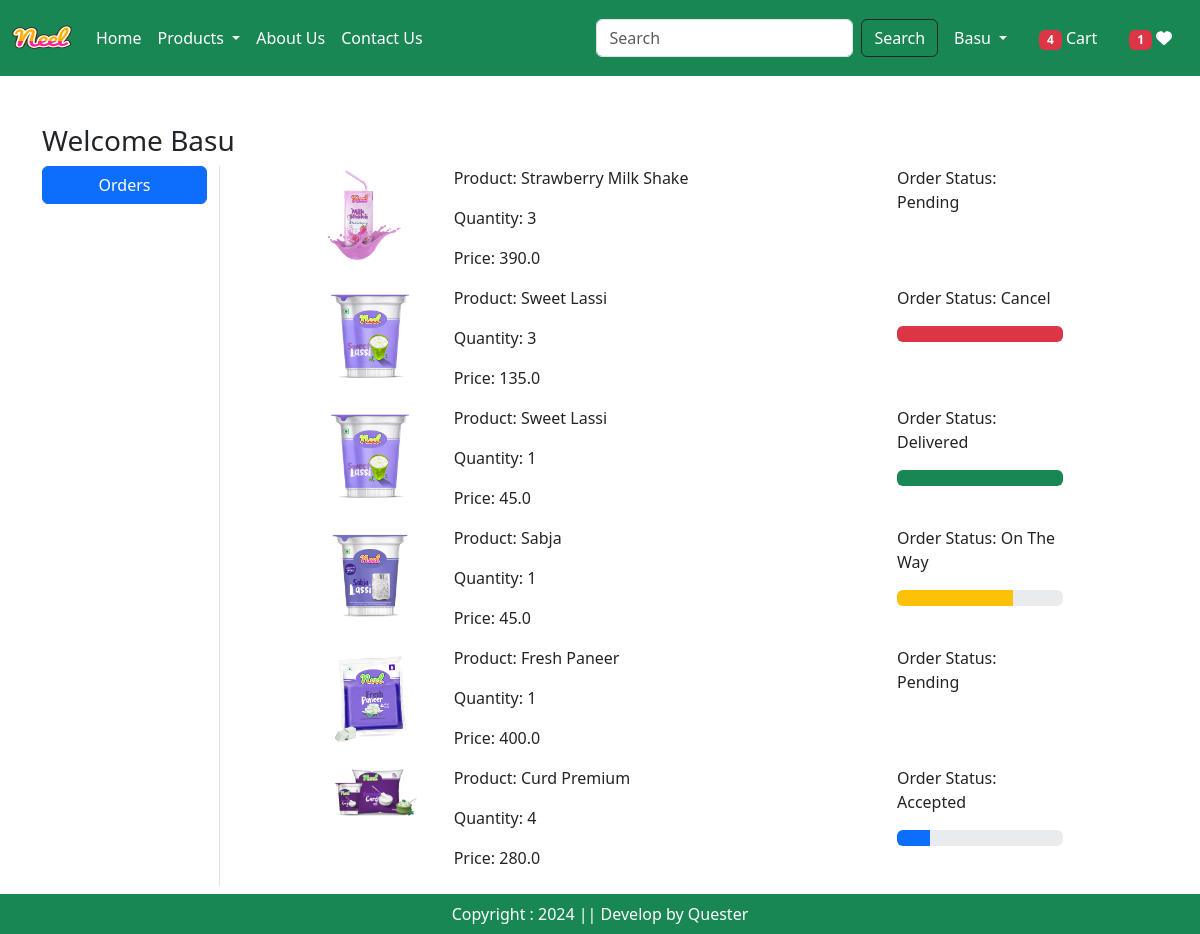
/orders/ (signed in), run on the app's committed database.
### app/models.py (models this page shows, shortened)
class OrderPlaced(models.Model):
  user = models.ForeignKey(User, on_delete=models.CASCADE)
  customer = models.ForeignKey(Customer, on_delete=models.CASCADE)
  product = models.ForeignKey(Product, on_delete=models.CASCADE)
  quantity = models.PositiveIntegerField(default=1)
  ordered_date = models.DateTimeField(auto_now_add=True)
  status = models.CharField(max_length=50, choices=STATUS_CHOICES, default='Pending')
  payment = models.ForeignKey(Payment, on_delete=models.CASCADE, default="")
  @property
  def total_cost(self):
    return self.quantity * self.product.discounted_price

class Product(models.Model):
  title = models.CharField(max_length=100)
  selling_price = models.FloatField()
  discounted_price = models.FloatField()
  description = models.TextField()
  composition = models.TextField(default='')
  prodapp = models.TextField(default='')
  category = models.CharField(choices=CATEGORY_CHOICES, max_length=2)
  product_image = models.ImageField(upload_to='product')

### app/views.py (the view)
# urls.py: path('orders/', views.orders, name='orders'),
@login_required
def orders(request):
  order_placed = OrderPlaced.objects.filter(user=request.user)
  totalitem = 0
  wishlist = 0
  if request.user.is_authenticated:
    totalitem = len(Cart.objects.filter(user=request.user))
    wishlist = len(Wishlist.objects.filter(user=request.user))
  return render(request, 'app/orders.html',locals())

### app/templates/app/orders.html (shortened to what this page needs)
{% extends "app/base.html" %}
{% load static %}
{% block main-content %}
<div class="container my-5">
  <div class="row">
    <h3>Welcome <span class="text-capitalize">{{ request.user }}</span></h3>
    <div class="col-sm-2 border-end">
      <ul class="list-unstyled">
        <li class="d-grid"><a href="{% url "orders" %}" class="btn btn-primary" >Orders</a></li>
      </ul>
    </div>
    <div class="col-sm-8 offset-sm-1">
      {% if order_placed %}
        {% for op in order_placed %}
          <div class="row">
            <div class="col-sm-2">
              {% if op.product.product_image %}
                <img src="{{ op.product.product_image.url }}" alt="{{ op.product.title }}" class="img-fluid" style="max-height: 100px; max-width: 100px;" />
              {% else %}
                <p>No image available</p>
              {% endif %}
            </div>
            <div class="col-sm-7">
              <p>Product: {{ op.product.title }}</p>
              <p>Quantity: {{ op.quantity }}</p>
              <p>Price: {{ op.total_cost }}</p>
            </div>
            <div class="col-sm-3">
              <p>Order Status: {{ op.status }}</p>
              {% if op.status == 'Accepted' %}
                <div class="progress">
                  <div class="progress-bar" role="progressbar" style="width: 20%;" aria-valuenow="20" aria-valuemin="0" aria-valuemax="100"></div>
                </div>
              {% elif op.status == 'Packed' %}
                <div class="progress">
                  <div class="progress-bar bg-info" role="progressbar" style="width: 40%;" aria-valuenow="40" aria-valuemin="0" aria-valuemax="100"></div>
                </div>
              {% elif op.status == 'On The Way' %}
                <div class="progress">
                  <div class="progress-bar bg-warning" role="progressbar" style="width: 70%;" aria-valuenow="70" aria-valuemin="0" aria-valuemax="100"></div>
                </div>
              {% elif op.status == 'Delivered' %}
                <div class="progress">
                  <div class="progress-bar bg-success" role="progressbar" style="width: 100%;" aria-valuenow="100" aria-valuemin="0" aria-valuemax="100"></div>
                </div>
              {% elif op.status == 'Cancel' %}
                <div class="progress">
                  <div class="progress-bar bg-danger" role="progressbar" style="width: 100%;" aria-valuenow="100" aria-valuemin="0" aria-valuemax="100"></div>
                </div>
              {% endif %}
            </div>
          </div>
        {% endfor %}
      {% else %}
        <p>No orders placed yet.</p>
      {% endif %}
    </div>
  </div>
</div>
{% endblock main-content %}

### app/templates/app/base.html (shortened to what this page needs)
<!DOCTYPE html>
{% load static %}
<html lang="en">
<head>
    <link
        href="https://cdn.jsdelivr.net/npm/bootstrap@5.3.3/dist/css/bootstrap.min.css"
        rel="stylesheet"
    />
    <link rel="stylesheet" href="{% static 'app/css/owl.carousel.min.css' %}" />
    <link rel="stylesheet" href="{% static 'app/css/all.min.css' %}" />
    <link rel="stylesheet" href="{% static 'app/css/style.css' %}" />
</head>
<body>
    <nav class="navbar navbar-expand-lg navbar-dark bg-success">
        <div class="container-fluid">
            <a class="navbar-brand" href="#">
              <img src="{%static "app/images/neel.png"%}" width="60" height="50" />
            </a>
            <div class="collapse navbar-collapse" id="navbarSupportedContent">
                <ul class="navbar-nav me-auto mb-2 mb-lg-0">
                    {% if request.user.is_authenticated %}
                    <li class="nav-item">
                        <a class="nav-link active" aria-current="page" href="/">Home</a>
                    </li>
                    <li class="nav-item dropdown">
                      <a class="nav-link dropdown-toggle text-white" href="#" role="button" data-bs-toggle="dropdown" aria-expanded="false">
                          Products
                      </a>
                  </li>
                    <li class="nav-item">
                        <a class="nav-link text-white" href="{% url "about" %}">About Us</a>
                    </li>
                    <li class="nav-item">
                        <a class="nav-link text-white" href="{% url "contact" %}">Contact Us</a>
                    </li>
                </ul>
                <form class="d-flex" role="search" action="/search">
                    <input class="form-control me-2" type="search" placeholder="Search" name="search" aria-label="Search">
                    <button class="btn btn-outline-dark text-white" type="submit">Search</button>
                </form>
            </div>
            <ul class="navbar-nav me-auto mb-2 mb-lg-0">
              <li class="nav-item dropdown mx-2">
                <a class="nav-link dropdown-toggle text-white" href="#" role="button" id="profileDropdown" data-bs-toggle="dropdown" aria-expanded="false">
                    {{request.user.username}}
                </a>
            </li>
            <li class="nav-item mx-2">
              <a href="{% url "showCart" %}" class="nav-link text-white">       <span class="badge bg-danger">
                {% if totalitem > 0 %}
                    {{totalitem}}
                {% endif %}
              </span>
            Cart
            </a>
            </li>
            <li class="nav-item mx-2">
              <a href="{% url "showwishlist" %}" class="nav-link text-white">
                <span class="badge bg-danger">
                    {% if wishlist > 0 %}
                        {{wishlist}}
                    {% endif %}
                  </span>
                  <i class="fa fa-heart"></i>
              </a>
            </li>
            {% endif %}
            </ul>
        </div>
    </nav>
    {% block main-content %}{% endblock main-content %}
    <footer class="container-fluid bg-success text-center text-white fixed-bottom p-2 mt-5">
        Copyright : 2024 || Develop by Quester
    </footer>
</body>
</html>

### data on the page
OrderPlaced: product.product_image (picture), product "Strawberry Milk Shake", quantity "3", total_cost "390.0", status "Pending"
OrderPlaced: product.product_image (picture), product "Sweet Lassi", quantity "3", total_cost "135.0", status "Cancel"
OrderPlaced: product.product_image (picture), product "Sweet Lassi", quantity "1", total_cost "45.0", status "Delivered"
OrderPlaced: product.product_image (picture), product "Sabja", quantity "1", total_cost "45.0", status "On The Way"
OrderPlaced: product.product_image (picture), product "Fresh Paneer", quantity "1", total_cost "400.0", status "Pending"
OrderPlaced: product.product_image (picture), product "Curd Premium", quantity "4", total_cost "280.0", status "Accepted"

### other printed values
{{ request.user.username }} "Basu"
{{ totalitem }} "4"
{{ wishlist }} "1"
{{ request.user }} "Basu"
